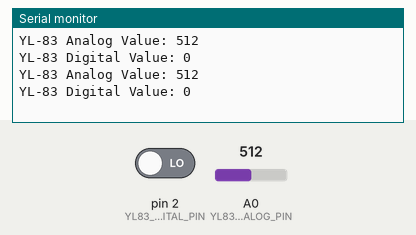
Recording of a sketch running on a simulated Arduino Uno, built with avr-gcc and run on an emulated ATmega328P. Parts: the last lines printed to the serial monitor. Inputs (shaded band) come from the test bench; at power-on: A0 (YL83_ANALOG_PIN) = 512, pin 2 (YL83_DIGITAL_PIN) LOW.

Above: at 2.8 s.
2.9 s: A0 (YL83_ANALOG_PIN) set to 716
At 5.2 s:
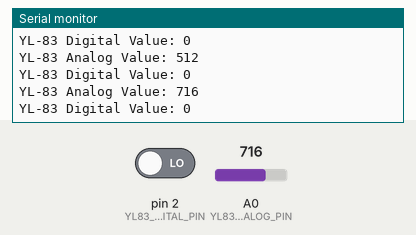
5.6 s: pin 2 (YL83_DIGITAL_PIN) driven HIGH
At 6.9 s:
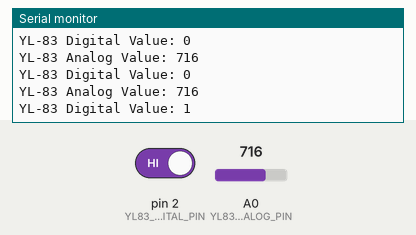
8.3 s: A0 (YL83_ANALOG_PIN) set to 900
At 11.2 s:
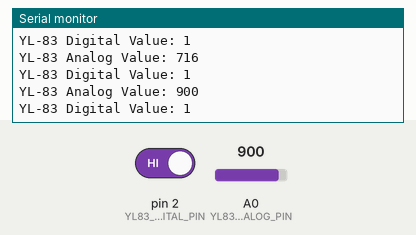
Timing chart, 0 to 12.7 s (numbered marks = the images above; inputs shaded):
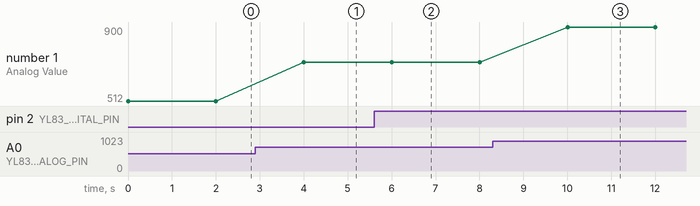

Measured:
- after the input at 2.9 s, the serial monitor: prints a new line after 1.1 s (image 1)
- after the input at 5.6 s, the serial monitor: prints a new line after 0.43 s (image 2)
- after the input at 8.3 s, the serial monitor: prints a new line after 1.7 s (image 3)
- plotted number 1: 512 → 716 after the input at 2.9 s, 716 → 900 after the input at 8.3 s

The sketch:

YL_83_sensor.ino
```cpp
#define YL83_ANALOG_PIN 0
#define YL83_DIGITAL_PIN 2

void setup() {
  Serial.begin(9600);
  pinMode(YL83_ANALOG_PIN, INPUT);
  pinMode(YL83_DIGITAL_PIN, INPUT);
}

void loop() {
  int analogValue = analogRead(YL83_ANALOG_PIN);
  int digitalValue = digitalRead(YL83_DIGITAL_PIN);

  Serial.print(F("YL-83 Analog Value: "));
  Serial.println(analogValue);
  Serial.print(F("YL-83 Digital Value: "));
  Serial.println(digitalValue);

  delay(2000); // Collecting period
}
```
